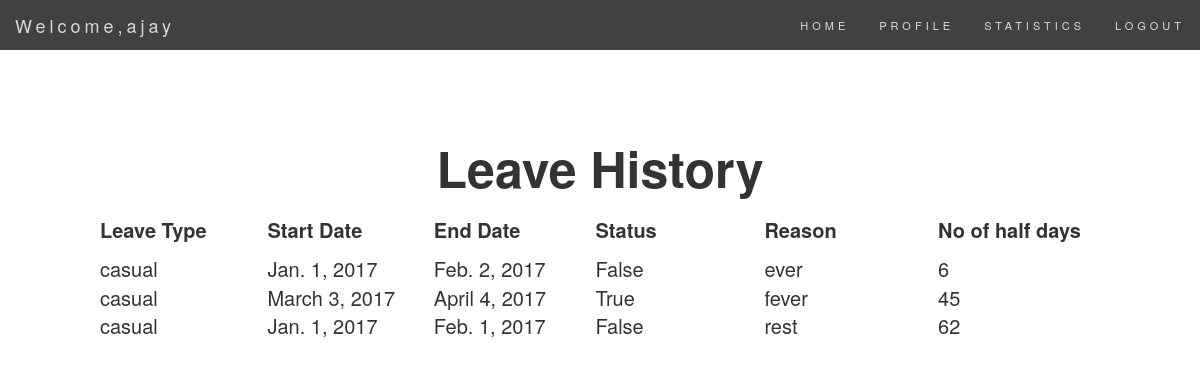
Before: /user/leave_history/ (signed in) with the older database file.
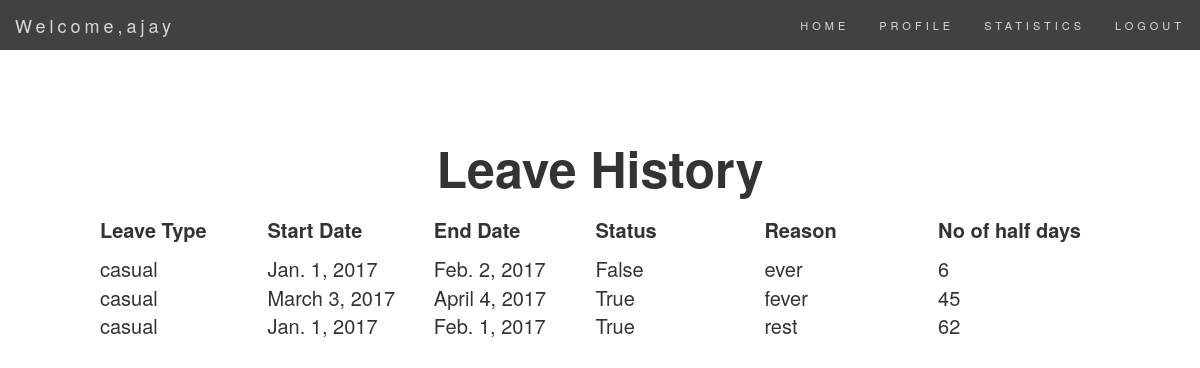
After: the same page with the newer database file.
### user_login/models.py (models this page shows, shortened)
class leave_history(models.Model):
    user = models.ForeignKey(User, on_delete=models.CASCADE)
    startdate = models.DateField()
    enddate = models.DateField()
    choices=(
        ('cl','casual leave'),
        ('hp','half paid')
        )
    leavetype = models.CharField(max_length=20,choices=choices)
    status = models.BooleanField(default=False)
    recom = models.BooleanField(default=False)
    des = models.CharField(max_length=300)
    half_day = models.IntegerField()

### user_login/views.py (the view, shortened to what this page needs)
class leavehistory(View):
        def get(self,request):
                template = 'user_login/leave_history.html'
                profile = Employee.objects.get(user=request.user)
                try:
                        history = leave_history.objects.filter(user=profile.user)
                except AttributeError:
                        print("error")
                return render(request, template, {'profile': profile,'history':history})

### templates/user_login/leave_history.html (shortened to what this page needs)
{% extends 'base_profile.html' %}
{% block body %}
<div class="wrapper1">
<h1><b><center>Leave History</center></b></h1>
<center>
        <table>
      <tr>
        <th>Leave Type</th>
        <th>Start Date</th>
        <th>End Date</th>
        <th>Status</th>
        <th>Reason</th>
        <th>No of half days</th>
      </tr>
      {% for h in history %}
      <tr>
        <td>{% if h.leavetype == 'cl'%}casual
            {% else %}half paid{% endif %}</td>
        <td>{{h.startdate}}</td>
        <td>{{h.enddate}}</td>
        <td>{{h.status}}</td>
        <td>{{h.des}}</td>
        <td>{{h.half_day}}</td>
        </tr>
{% endfor %}
</table>
{% endblock %}

Changed rows visible on the page:
changed leave_history "Feb. 1, 2017": status "False" → "True"
